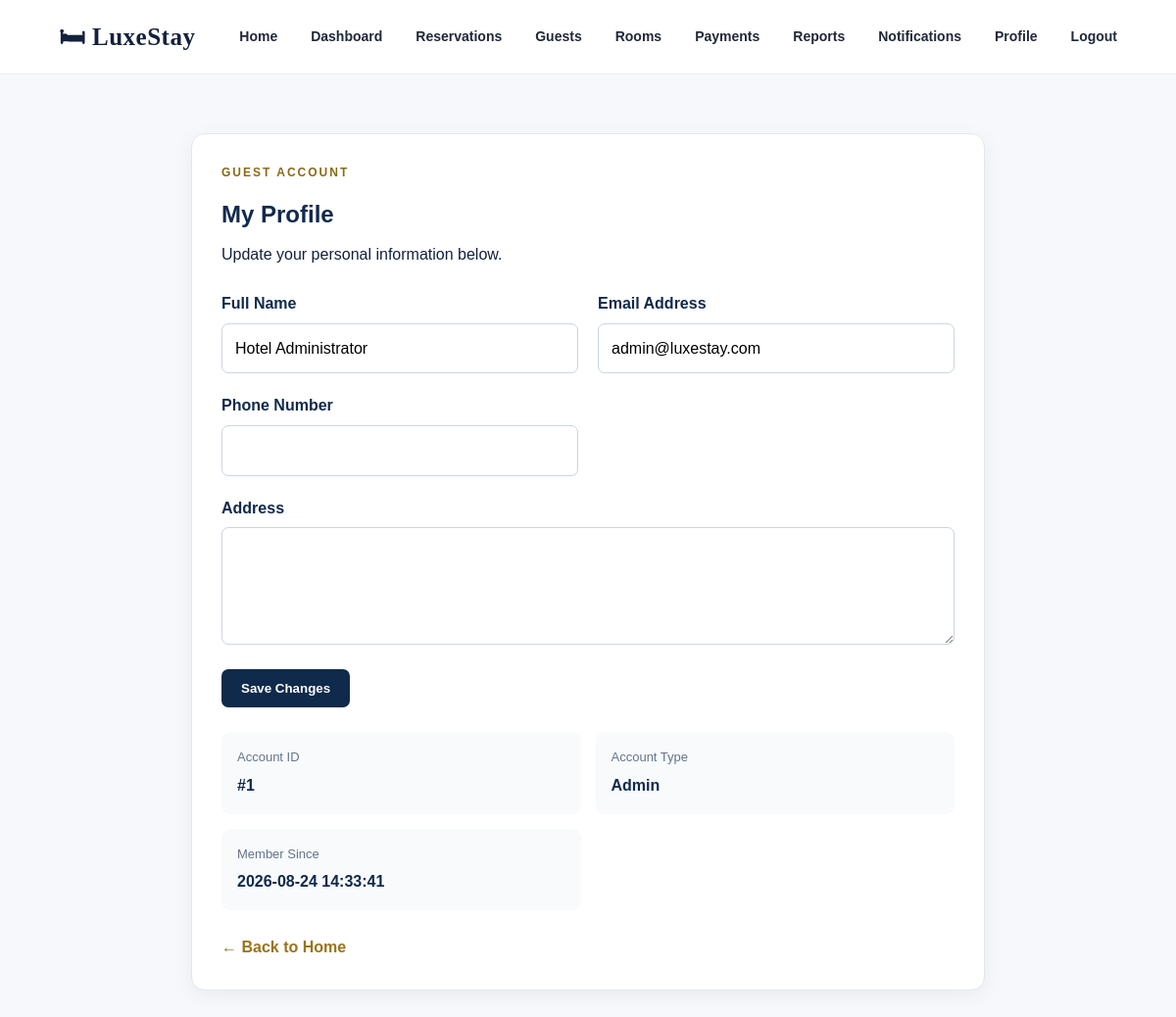
Page /views/customers/profile.php (signed in) on the committed database.
### tables this page shows
CREATE TABLE IF NOT EXISTS `users` (
  `id` int NOT NULL AUTO_INCREMENT,
  `name` varchar(100) NOT NULL,
  `email` varchar(150) NOT NULL,
  `phone` varchar(30) DEFAULT NULL,
  `address` text,
  `password` varchar(255) NOT NULL,
  `role` enum('admin','guest') NOT NULL,
  `created_at` timestamp NULL DEFAULT CURRENT_TIMESTAMP,
  `deleted_at` datetime DEFAULT NULL,
  PRIMARY KEY (`id`),
  UNIQUE KEY `email` (`email`)
);

### config/config.php (called while the page is built, shortened)
<?php
function isLoggedIn(): bool
{
    return isset($_SESSION['user'])
        && is_array($_SESSION['user'])
        && isset($_SESSION['user']['id']);
}

### views/customers/profile.php (the view, shortened to what this page needs)
<?php
require_once __DIR__ . '/../../config/config.php';
$userId = (int) ($_SESSION['user']['id'] ?? 0);
$db = Database::connect();
$stmt = $db->prepare("
    SELECT
        id,
        name,
        email,
        phone,
        address,
        role,
        created_at
    FROM users
    WHERE id = ?
    LIMIT 1
");
$stmt->execute([
    $userId
]);
$customer = $stmt->fetch(PDO::FETCH_ASSOC);
?>
<!DOCTYPE html>
<html lang="en">
<head>
<link
    rel="stylesheet"
    href="/public/css/style.css"
>
</head>
<body>
<header>
    <div class="logo">
        <a
            href="/index.php"
            style="
                color: inherit;
                text-decoration: none;
            "
        >
            🛏 LuxeStay
        </a>
    </div>
    <nav>
        <a href="/index.php">
            Home
        </a>
        <?php if (
            isLoggedIn() &&
            ($_SESSION['user']['role'] ?? '') === 'admin'
        ): ?>
            <a href="/views/admin/index.php">
                Dashboard
            </a>
            <a href="/views/admin/reservations.php">
                Reservations
            </a>
            <a href="/views/admin/customers.php">
                Guests
            </a>
            <a href="/views/admin/rooms.php">
                Rooms
            </a>
            <a href="/views/admin/payments.php">
                Payments
            </a>
            <a href="/views/admin/reports.php">
                Reports
            </a>
            <a href="/views/notifications/index.php">
                Notifications
            </a>
            <a href="/views/customers/profile.php">
                Profile
            </a>
        <?php endif; ?>
        <a href="/logout.php">
            Logout
        </a>
    </nav>
</header>
<main class="profile-page">
<section class="profile-card">
    <p class="eyebrow">
        GUEST ACCOUNT
    </p>
    <h1>
        My Profile
    </h1>
    <p>
        Update your personal information below.
    </p>
    <form method="POST">
        <div class="form-grid">
            <div class="form-group">
                <label for="name">
                    Full Name
                </label>
                <input
                    id="name"
                    type="text"
                    name="name"
                    value="<?= htmlspecialchars(
                        $customer['name'] ?? ''
                    ) ?>"
                    required
                >
            </div>
            <div class="form-group">
                <label for="email">
                    Email Address
                </label>
                <input
                    id="email"
                    type="email"
                    name="email"
                    value="<?= htmlspecialchars(
                        $customer['email'] ?? ''
                    ) ?>"
                    required
                >
            </div>
            <div class="form-group">
                <label for="phone">
                    Phone Number
                </label>
                <input
                    id="phone"
                    type="text"
                    name="phone"
                    value="<?= htmlspecialchars(
                        $customer['phone'] ?? ''
                    ) ?>"
                >
            </div>
            <div class="form-group full">
                <label for="address">
                    Address
                </label>
                <textarea
                    id="address"
                    name="address"
                ><?= htmlspecialchars(
                ) ?></textarea>
            </div>
        </div>
        <button
            type="submit"
            name="update_profile"
            class="save-button"
        >
            Save Changes
        </button>
    </form>
    <div class="profile-info">
        <div class="info-box">
            <span>
                Account ID
            </span>
            <strong>
                #<?= (int) $customer['id'] ?>
            </strong>
        </div>
        <div class="info-box">
            <span>
                Account Type
            </span>
            <strong>
                <?= htmlspecialchars(
                    ucfirst($customer['role'])
                ) ?>
            </strong>
        </div>
        <div class="info-box">
            <span>
                Member Since
            </span>
            <strong>
                <?= htmlspecialchars(
                    $customer['created_at'] ?? '-'
                ) ?>
            </strong>
        </div>
    </div>
    <a
        class="back-link"
        href="/index.php"
    >
        ← Back to Home
    </a>
</section>
</main>
</body>
</html>

### public/css/style.css (style rules this page uses)
* { margin: 0; padding: 0; box-sizing: border-box; }
html { scroll-behavior: smooth; }
body { font-family: Arial, Helvetica, sans-serif; background: #f7f8fc; color: #14213d; line-height: 1.6; }
header { height: 76px; background: #ffffff; display: flex; align-items: center; justify-content: space-between; padding: 0 5%; border-bottom: 1px solid #e8ebf2; position: relative; z-index: 10; }
.logo { font-family: Georgia, "Times New Roman", serif; font-size: 25px; font-weight: 700; color: #14213d; letter-spacing: 0.5px; }
nav { display: flex; align-items: center; gap: 34px; }
nav a { text-decoration: none; color: #20283a; font-size: 14px; font-weight: 600; transition: 0.25s ease; }
.eyebrow { color: #8a6a18; font-size: 12px; font-weight: 700; letter-spacing: 2px; margin-bottom: 14px; }

### views/customers/profile.php (style rules this page uses)
.profile-page { max-width: 850px; margin: 40px auto; padding: 20px; }
.profile-card { background: white; border: 1px solid #e2e8f0; border-radius: 14px; padding: 30px; box-shadow: 0 5px 20px rgba(15, 23, 42, 0.06); }
.profile-card h1 { color: #102a4c; margin-bottom: 8px; }
.form-grid { display: grid; grid-template-columns: repeat(2, minmax(0, 1fr)); gap: 20px; margin-top: 25px; }
.form-group { display: flex; flex-direction: column; }
.form-group.full { grid-column: 1 / -1; }
.form-group label { margin-bottom: 7px; font-weight: 700; color: #102a4c; }
.form-group input, .form-group textarea { width: 100%; box-sizing: border-box; padding: 12px 13px; border: 1px solid #cbd5e1; border-radius: 7px; font: inherit; }
.form-group textarea { min-height: 120px; resize: vertical; }
.profile-info { display: grid; grid-template-columns: repeat(2, minmax(0, 1fr)); gap: 15px; margin-top: 25px; }
.info-box { background: #f8fafc; padding: 16px; border-radius: 9px; }
.info-box span { display: block; color: #64748b; font-size: 13px; margin-bottom: 5px; }
.info-box strong { color: #102a4c; }
.save-button { margin-top: 25px; border: none; background: #102a4c; color: white; padding: 12px 20px; border-radius: 7px; cursor: pointer; font-weight: 700; }
.back-link { display: inline-block; margin-top: 25px; color: #9b7418; font-weight: 700; text-decoration: none; }

### rows in the picture
users: name "Hotel Administrator", email "admin@luxestay.com", id "1", role "Admin", created_at "2026-08-24 14:33:41"
